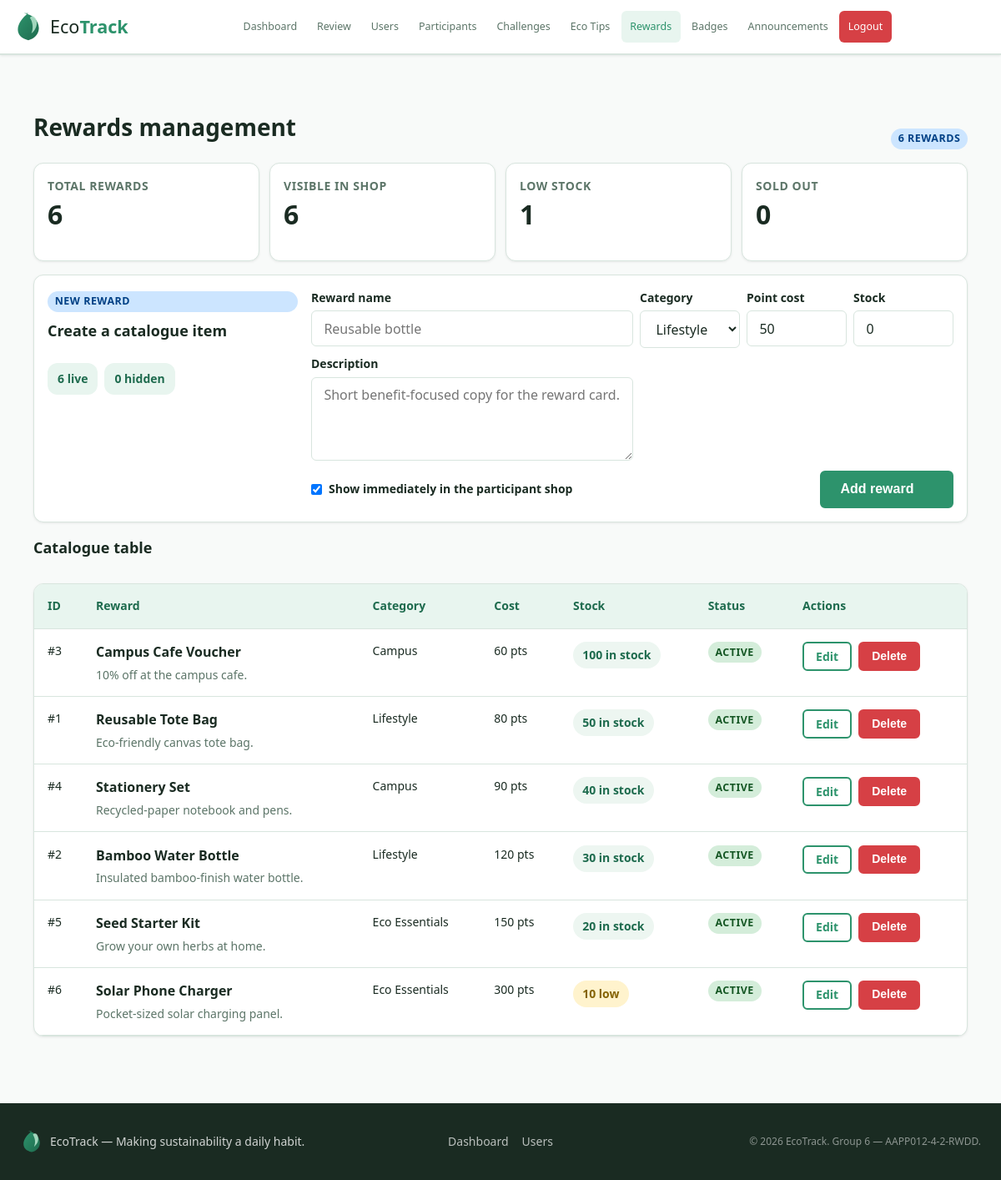
The app's page /admin/rewards_management.php (signed in) with its own data.
### tables this page shows
CREATE TABLE IF NOT EXISTS rewards (
  reward_id INT AUTO_INCREMENT PRIMARY KEY,
  name VARCHAR(150) NOT NULL,
  description TEXT,
  image VARCHAR(255) DEFAULT NULL,
  category ENUM('Lifestyle','Campus','Eco Essentials') DEFAULT 'Lifestyle',
  point_cost INT NOT NULL DEFAULT 50,
  stock INT NOT NULL DEFAULT 0,
  active TINYINT(1) DEFAULT 1,
  created_at DATETIME DEFAULT CURRENT_TIMESTAMP
);

### includes/functions.php (called while the page is built, shortened)
<?php
function sanitise(mixed $value): string
{
    return htmlspecialchars((string)$value, ENT_QUOTES | ENT_SUBSTITUTE, 'UTF-8');
}

### admin/rewards_management.php (the view, shortened to what this page needs)
<?php
require_once __DIR__ . '/../database/db.php';
require_once __DIR__ . '/../includes/functions.php';
$pdo = getPDO();
$rewardCategories = ['Lifestyle', 'Campus', 'Eco Essentials'];
$rewardForm = [
    'name' => '',
    'description' => '',
    'category' => 'Lifestyle',
    'point_cost' => '50',
    'stock' => '0',
    'active' => '1',
];
$list = $pdo->query('SELECT * FROM rewards ORDER BY active DESC, point_cost ASC, reward_id ASC')->fetchAll() ?: [];
$rewardCount = count($list);
$activeCount = 0;
$hiddenCount = 0;
$outOfStockCount = 0;
$lowStockCount = 0;
foreach ($list as $reward) {
    $isActive = !empty($reward['active']);
    $stockCount = (int)$reward['stock'];
    if ($isActive) {
        $activeCount++;
    } else {
        $hiddenCount++;
    }
    if ($stockCount === 0) {
        $outOfStockCount++;
    } elseif ($stockCount <= 10) {
        $lowStockCount++;
    }
}
$editingRewardId = max(0, (int)($_GET['edit_reward'] ?? 0));
$buildRewardsManagementUrl = static function (array $overrides = []) use ($editingRewardId): string {
    $params = [
        'edit_reward' => $editingRewardId,
    ];
    foreach ($overrides as $key => $value) {
        $params[$key] = $value;
    }
    if (($params['edit_reward'] ?? 0) <= 0) {
        unset($params['edit_reward']);
    }
    $query = http_build_query($params);
    return 'rewards_management.php' . ($query ? '?' . $query : '');
};
require_once __DIR__ . '/../layout/header.php';
?>
<div class="container page-shell reward-admin-shell">
  <div class="section-header reward-admin-header">
    <div>
      <h1 class="section-header__title">Rewards management</h1>
    </div>
    <span class="badge badge-blue"><?= $rewardCount ?> reward<?= $rewardCount === 1 ? '' : 's' ?></span>
  </div>
  <section class="reward-admin-summary-grid">
    <article class="card reward-summary-card">
      <span class="reward-summary-card__label">Total rewards</span>
      <strong class="reward-summary-card__value"><?= $rewardCount ?></strong>
    </article>
    <article class="card reward-summary-card">
      <span class="reward-summary-card__label">Visible in shop</span>
      <strong class="reward-summary-card__value"><?= $activeCount ?></strong>
    </article>
    <article class="card reward-summary-card">
      <span class="reward-summary-card__label">Low stock</span>
      <strong class="reward-summary-card__value"><?= $lowStockCount ?></strong>
    </article>
    <article class="card reward-summary-card">
      <span class="reward-summary-card__label">Sold out</span>
      <strong class="reward-summary-card__value"><?= $outOfStockCount ?></strong>
    </article>
  </section>
  <section class="card reward-admin-studio">
      <div class="reward-admin-studio-layout">
      <div class="reward-admin-panel__intro reward-admin-panel__intro--compact">
        <span class="badge badge-blue">New reward</span>
        <h2 class="card-title">Create a catalogue item</h2>
        <div class="reward-admin-panel__meta">
          <span class="inline-pill-note"><?= $activeCount ?> live</span>
          <span class="inline-pill-note"><?= $hiddenCount ?> hidden</span>
        </div>
      </div>
      <form method="POST" class="reward-admin-form">
        <div class="reward-admin-form-grid">
          <div class="form-group reward-admin-form-group reward-admin-form-group--name">
            <label for="create_name">Reward name</label>
            <input type="text" id="create_name" name="name" maxlength="150" required value="<?= sanitise($rewardForm['name']) ?>" placeholder="Reusable bottle">
          </div>
          <div class="form-group reward-admin-form-group">
            <label for="create_category">Category</label>
            <select id="create_category" name="category">
              <?php foreach ($rewardCategories as $category): ?>
                <option value="<?= sanitise($category) ?>" <?= $rewardForm['category'] === $category ? 'selected' : '' ?>><?= sanitise($category) ?></option>
              <?php endforeach; ?>
            </select>
          </div>
          <div class="form-group reward-admin-form-group">
            <label for="create_point_cost">Point cost</label>
            <input type="number" id="create_point_cost" name="point_cost" min="1" value="<?= sanitise($rewardForm['point_cost']) ?>">
          </div>
          <div class="form-group reward-admin-form-group">
            <label for="create_stock">Stock</label>
            <input type="number" id="create_stock" name="stock" min="0" value="<?= sanitise($rewardForm['stock']) ?>">
          </div>
          <div class="form-group reward-admin-form-group reward-admin-form-group--description">
            <label for="create_description">Description</label>
            <textarea id="create_description" name="description" rows="3" placeholder="Short benefit-focused copy for the reward card."><?= sanitise($rewardForm['description']) ?></textarea>
          </div>
        </div>
        <div class="reward-admin-form-actions">
          <label class="reward-admin-toggle">
            <input type="checkbox" name="active" value="1" <?= $rewardForm['active'] === '1' ? 'checked' : '' ?>>
            Show immediately in the participant shop
          </label>
          <button type="submit" class="btn btn-primary">Add reward</button>
        </div>
      </form>
    </div>
  </section>
  <section class="reward-admin-board">
    <div class="reward-admin-board__header">
      <div>
        <h2 class="card-title">Catalogue table</h2>
      </div>
    </div>
    <?php if (empty($list)): ?>
      <div class="card empty-state">
        <h2 class="card-title empty-state__title">No rewards yet</h2>
        <p class="empty-state__text">Add your first reward from the studio panel to start building the Green Shop catalogue.</p>
      </div>
    <?php else: ?>
      <div class="card reward-admin-table-card">
        <div class="table-wrap reward-admin-table-wrap">
          <table class="reward-admin-table">
            <thead>
              <tr>
                <th>ID</th>
                <th>Reward</th>
                <th>Category</th>
                <th>Cost</th>
                <th>Stock</th>
                <th>Status</th>
                <th>Actions</th>
              </tr>
            </thead>
            <tbody>
              <?php foreach ($list as $reward): ?>
                <?php
                $stockCount = (int)$reward['stock'];
                $isActive = !empty($reward['active']);
                $stockTone = $stockCount === 0 ? 'danger' : ($stockCount <= 10 ? 'warning' : 'ok');
                $stockLabel = $stockCount === 0 ? 'Sold out' : ($stockCount <= 10 ? $stockCount . ' low' : $stockCount . ' in stock');
                ?>
                <tr id="reward-<?= (int)$reward['reward_id'] ?>" class="reward-admin-table__row<?= $editingRewardId === (int)$reward['reward_id'] ? ' reward-admin-table__row--editing' : '' ?>">
                  <td class="reward-admin-table__cell reward-admin-table__cell--id" data-label="ID">#<?= (int)$reward['reward_id'] ?></td>
                  <td class="reward-admin-table__reward reward-admin-table__cell reward-admin-table__cell--reward" data-label="Reward">
                    <strong><?= sanitise($reward['name']) ?></strong>
                    <span><?= sanitise($reward['description'] ?: 'No description yet.') ?></span>
                  </td>
                  <td class="reward-admin-table__cell reward-admin-table__cell--category" data-label="Category"><?= sanitise($reward['category']) ?></td>
                  <td class="reward-admin-table__cell reward-admin-table__cell--cost" data-label="Cost"><?= (int)$reward['point_cost'] ?> pts</td>
                  <td class="reward-admin-table__cell reward-admin-table__cell--stock" data-label="Stock">
                    <span class="reward-admin-stock reward-admin-stock--<?= sanitise($stockTone) ?>">
                      <?= sanitise($stockLabel) ?>
                    </span>
                  </td>
                  <td class="reward-admin-table__cell reward-admin-table__cell--status" data-label="Status">
                    <span class="badge <?= $isActive ? 'badge-green' : 'badge-grey' ?>">
                      <?= $isActive ? 'active' : 'draft' ?>
                    </span>
                  </td>
                  <td class="reward-admin-table__cell reward-admin-table__cell--actions" data-label="Actions">
                    <div class="reward-admin-table__actions">
                      <a href="<?= sanitise($buildRewardsManagementUrl(['edit_reward' => (int)$reward['reward_id']])) ?>#reward-<?= (int)$reward['reward_id'] ?>" class="btn btn-outline btn-sm">
                        Edit
                      </a>
                      <form method="POST">
                        <button type="submit" class="btn btn-danger btn-sm" onclick="return confirm('Delete this reward?');">Delete</button>
                      </form>
                    </div>
                  </td>
                </tr>
              <?php endforeach; ?>
            </tbody>
          </table>
        </div>
      </div>
    <?php endif; ?>
  </section>
</div>
<?php require_once __DIR__ . '/../layout/footer.php'; ?>

### records on screen
rewards: point_cost "50", active "☑", reward_id "1", name "Reusable Tote Bag", description "Eco-friendly canvas tote bag.", category "Lifestyle", point_cost "80", stock "50 in stock", shows "ACTIVE"
rewards: reward_id "3", name "Campus Cafe Voucher", description "10% off at the campus cafe.", category "Campus", point_cost "60", stock "100 in stock", active "ACTIVE"
rewards: reward_id "4", name "Stationery Set", description "Recycled-paper notebook and pens.", category "Campus", point_cost "90", stock "40 in stock", active "ACTIVE"
rewards: reward_id "2", name "Bamboo Water Bottle", description "Insulated bamboo-finish water bottle.", category "Lifestyle", point_cost "120", stock "30 in stock", active "ACTIVE"
rewards: reward_id "5", name "Seed Starter Kit", description "Grow your own herbs at home.", category "Eco Essentials", point_cost "150", stock "20 in stock", active "ACTIVE"
rewards: reward_id "6", name "Solar Phone Charger", description "Pocket-sized solar charging panel.", category "Eco Essentials", point_cost "300", stock "10 low", active "ACTIVE"

### other values on screen
$label "Dashboard Review Users Participants Challenges Eco Tips Rewards Badges Announcements"
$rewardCount "6"
$activeCount "6"
$lowStockCount "1"
$outOfStockCount "0"
$hiddenCount "0"
form field category "Lifestyle"
